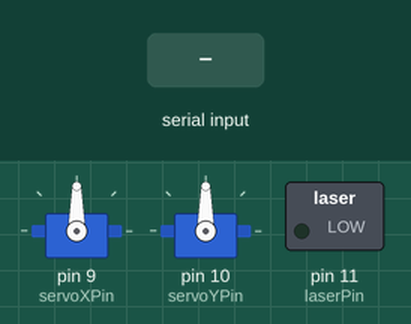
Recording of a sketch running on a simulated Arduino Uno, built with avr-gcc and run on an emulated ATmega328P. Shown: 2 × servo, switched loads named in the sketch (green lamp = pin HIGH). The inputs (shaded band) are chosen by the test bench.

Above: at 1.2 s.
1.3 s: "90,45\n" received over Serial
At 2.6 s:
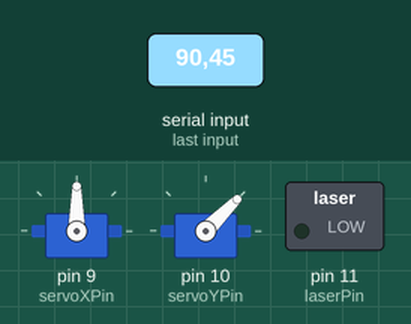
3.8 s: "30,150\n" received over Serial
At 5.8 s:
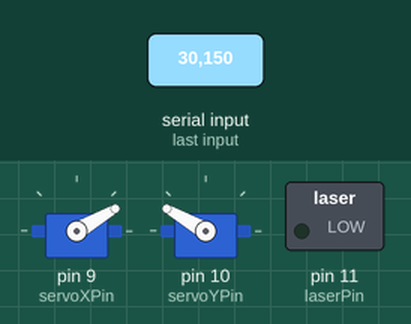
6.3 s: "1,90\n" received over Serial
At 8.7 s:
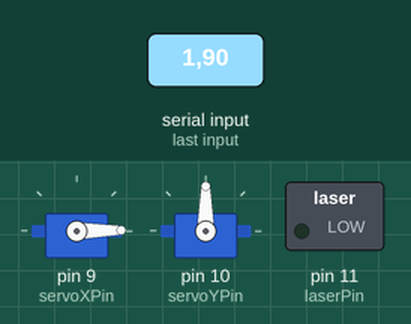
Timing chart, 0 to 10.2 s (numbered marks = the images above; inputs shaded):
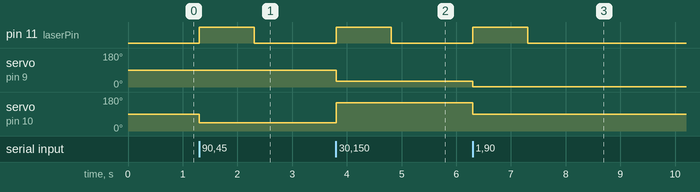

The sketch:

Servo_Detect_Motion_v3.ino
```cpp
#include <Servo.h>

// Define the servo objects
Servo servoX;
Servo servoY;

// Define the pins for the servos and the laser module
const int servoXPin = 9;
const int servoYPin = 10;
const int laserPin = 11;

// Variables to store the angles
int angleX = 90;  // Default to 90 degrees (middle position)
int angleY = 90;

// Variable to store incoming serial data
String incomingData = "";

// Timer variables for the laser
unsigned long lastDataTime = 0;
const unsigned long timeout = 1000;  // 1 second timeout

void setup() {
  // Attach the servos to the pins
  servoX.attach(servoXPin);
  servoY.attach(servoYPin);

  // Set the laser pin as output
  pinMode(laserPin, OUTPUT);
  digitalWrite(laserPin, LOW);  // Turn off the laser initially

  // Start serial communication
  Serial.begin(9600);
}

void loop() {
  // Check if data is available on the serial port
  if (Serial.available() > 0) {
    // Read the incoming data
    char inChar = (char)Serial.read();
    incomingData += inChar;

    // Check for the end of the line
    if (inChar == '\n') {
      // Process the data
      parseData(incomingData);

      // Clear the incoming data string
      incomingData = "";

      // Update the last data time
      lastDataTime = millis();

      // Turn on the laser
      digitalWrite(laserPin, HIGH);
    }
  }

  // Check for timeout
  if (millis() - lastDataTime > timeout) {
    // Turn off the laser if timeout has occurred
    digitalWrite(laserPin, LOW);
  }

  // Update the servo positions
  servoX.write(angleX);
  servoY.write(angleY);
}

void parseData(String data) {
  // Split the data into angles
  int commaIndex = data.indexOf(',');
  if (commaIndex > 0) {
    String angleXString = data.substring(0, commaIndex);
    String angleYString = data.substring(commaIndex + 1);

    // Convert the strings to integers
    angleX = angleXString.toInt();
    angleY = angleYString.toInt();
  }
}
```

Measured:
- after the input at 1.3 s, pin 11 (laserPin): LOW → HIGH at once, → LOW 1.0 s later; servo on pin 10 (servoYPin): 90° → 45° at once
- after the input at 3.8 s, pin 11 (laserPin): LOW → HIGH at once, → LOW 1.0 s later; servo on pin 9 (servoXPin): 90° → 30° at once; servo on pin 10 (servoYPin): 45° → 150° at once
- after the input at 6.3 s, pin 11 (laserPin): LOW → HIGH at once, → LOW 1.0 s later; servo on pin 9 (servoXPin): 30° → 1° at once; servo on pin 10 (servoYPin): 150° → 90° at once
